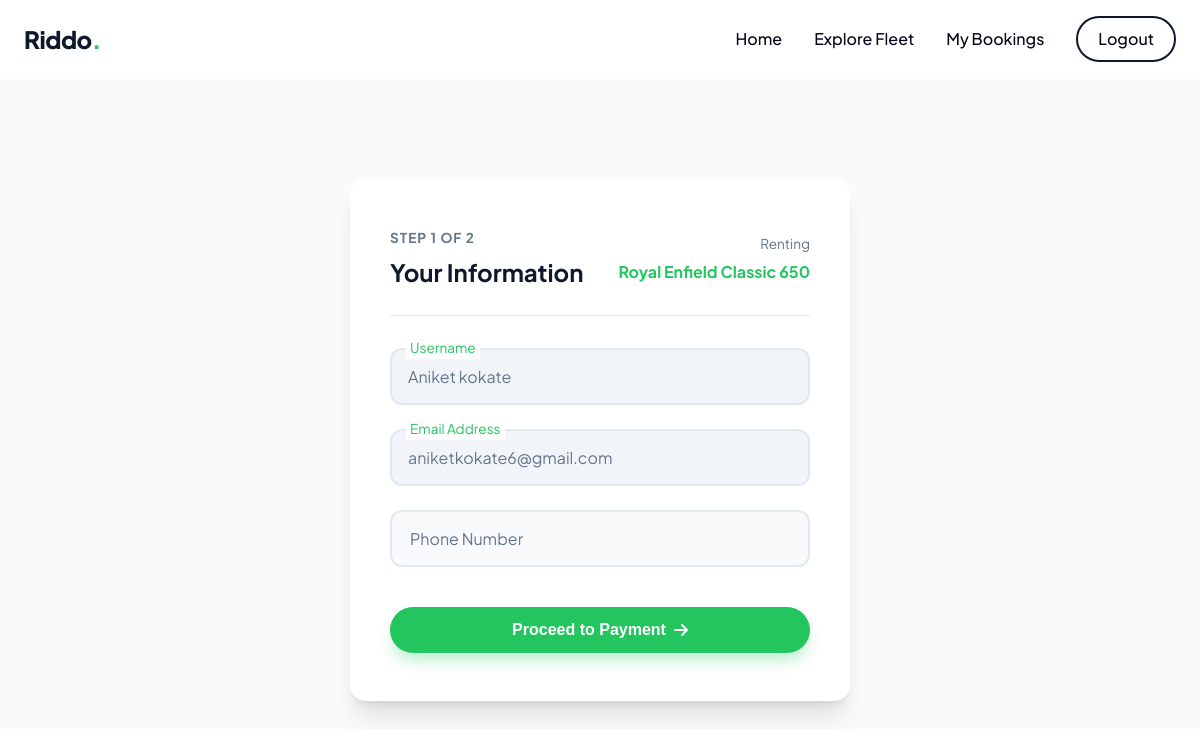
Screenshot of /rent/4/userinfo (signed in) with the database file from the repository.
### models.py (models this page shows)
class Bike(db.Model):
    id = db.Column(db.Integer, primary_key=True)
    model_name = db.Column(db.String(100), nullable=False)
    price_per_day = db.Column(db.Float, nullable=False)
    image_file = db.Column(db.String(120), nullable=True)
    is_available = db.Column(db.Boolean, default=True)

class User(db.Model):
    id = db.Column(db.Integer, primary_key=True)
    username = db.Column(db.String(50), unique=True, nullable=False)
    email = db.Column(db.String(120), unique=True, nullable=False) # ✅ NEW EMAIL FIELD
    password = db.Column(db.String(100), nullable=False)
    is_admin = db.Column(db.Boolean, default=False)

### rental_bp.py (the view)
@rental_bp.route("/rent/<int:bike_id>/userinfo", methods=["GET", "POST"])
def user_info(bike_id):
    user_id = session.get("user_id")
    if not user_id:
        return redirect(url_for("auth.login"))
    bike = Bike.query.get_or_404(bike_id)
    user = User.query.get(user_id)
    if request.method == "POST":
        return redirect(url_for("rental.payment", bike_id=bike_id))
    return render_template("user_info.html", bike=bike, user=user)

### rental_bp.py (called while the page is built, shortened)
@rental_bp.app_context_processor
def inject_offer():
    offer = "New Users get 20% off!"
    return {"offer": offer}

### templates/user_info.html
{% extends "base.html" %}
{% block content %}
<div class="auth-wrapper" style="padding-top: 120px;">
    <div class="auth-card" style="max-width: 500px;">
        <div style="display: flex; justify-content: space-between; align-items: center; margin-bottom: 32px; border-bottom: 1px solid #e2e8f0; padding-bottom: 24px;">
            <div>
                <p style="font-size: 0.85rem; text-transform: uppercase; color: var(--text-muted); font-weight: 700; letter-spacing: 1px; margin-bottom: 4px;">Step 1 of 2</p>
                <h3 style="font-size: 1.5rem; color: var(--primary);">Your Information</h3>
            </div>
            <div style="text-align: right;">
                <p style="font-size: 0.85rem; color: var(--text-muted); margin-bottom: 4px;">Renting</p>
                <p style="font-weight: 700; color: var(--accent);">{{ bike.model_name }}</p>
            </div>
        </div>
        <form method="POST" action="{{ url_for('rental.user_info', bike_id=bike.id) }}">
            <div class="form-group">
                <input type="text" name="username" class="form-control" value="{{ user.username }}" readonly style="background-color: #f1f5f9; cursor: not-allowed; color: var(--text-muted);">
                <label class="floating-label" style="top: 0; font-size: 0.85rem; color: var(--accent); background: var(--white);">Username</label>
            </div>
            <div class="form-group">
                <input type="email" name="email" class="form-control" value="{{ user.email }}" readonly style="background-color: #f1f5f9; cursor: not-allowed; color: var(--text-muted);">
                <label class="floating-label" style="top: 0; font-size: 0.85rem; color: var(--accent); background: var(--white);">Email Address</label>
            </div>
            <div class="form-group">
                <input type="tel" name="phone" class="form-control" placeholder=" " required>
                <label class="floating-label">Phone Number</label>
            </div>
            <button type="submit" class="btn btn-accent" style="width: 100%; margin-top: 16px;">Proceed to Payment <i class="fa-solid fa-arrow-right"></i></button>
        </form>
    </div>
</div>
{% endblock %}

### static/css/style.css (style rules this page uses)
:root { --primary: #0f172a; --accent: #22c55e; --accent-hover: #16a34a; --bg-light: #f8fafc; --text-main: #020617; --text-muted: #64748b; --white: #ffffff; --glass-bg: rgba(255, 255, 255, 0.85); --glass-border: rgba(255, 255, 255, 0.3); --shadow-sm: 0 4px 6px -1px rgba(0, 0, 0, 0.05); --shadow-lg: 0 20px 25px -5px rgba(0, 0, 0, 0.1), 0 8px 10px -6px rgba(0, 0, 0, 0.1); --radius: 16px; --transition: all 0.3s cubic-bezier(0.4, 0, 0.2, 1); }
* { margin: 0; padding: 0; box-sizing: border-box; }
body { font-family: 'Plus Jakarta Sans', sans-serif; background-color: var(--bg-light); color: var(--text-main); line-height: 1.6; -webkit-font-smoothing: antialiased; }
.btn { display: inline-flex; align-items: center; justify-content: center; padding: 14px 28px; font-size: 1rem; font-weight: 600; border-radius: 50px; cursor: pointer; transition: var(--transition); border: none; gap: 8px; }
.btn-accent { background-color: var(--accent); color: var(--white); box-shadow: 0 10px 15px -3px rgba(34, 197, 94, 0.3); }
.auth-wrapper { min-height: 100vh; display: flex; align-items: center; justify-content: center; padding: 100px 24px 40px; }
.auth-card { background: var(--white); width: 100%; max-width: 440px; border-radius: var(--radius); padding: 48px 40px; box-shadow: var(--shadow-lg); }
.form-group { position: relative; margin-bottom: 24px; }
.form-control { width: 100%; padding: 16px 16px 16px 16px; border: 2px solid #e2e8f0; border-radius: 12px; font-family: inherit; font-size: 1rem; background-color: #f8fafc; transition: var(--transition); outline: none; }
.floating-label { position: absolute; top: 50%; left: 16px; transform: translateY(-50%); color: var(--text-muted); pointer-events: none; transition: var(--transition); font-size: 1rem; background: transparent; padding: 0 4px; }
.form-control:focus ~ .floating-label, .form-control:not(:placeholder-shown) ~ .floating-label { top: 0; font-size: 0.85rem; color: var(--accent); background: var(--white); }

### rows the page displays
Bike: model_name "Royal Enfield Classic 650"
User: username "Aniket kokate", email "aniketkokate6@gmail.com"
